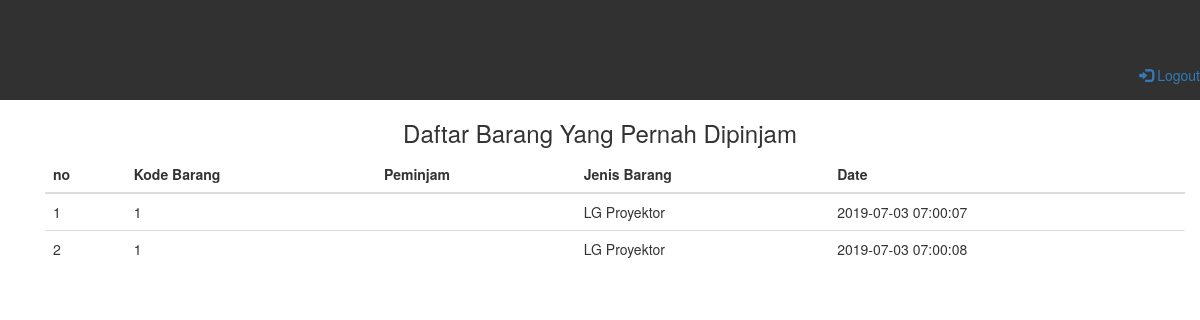
/history.php, run on an earlier commit of the app's database.
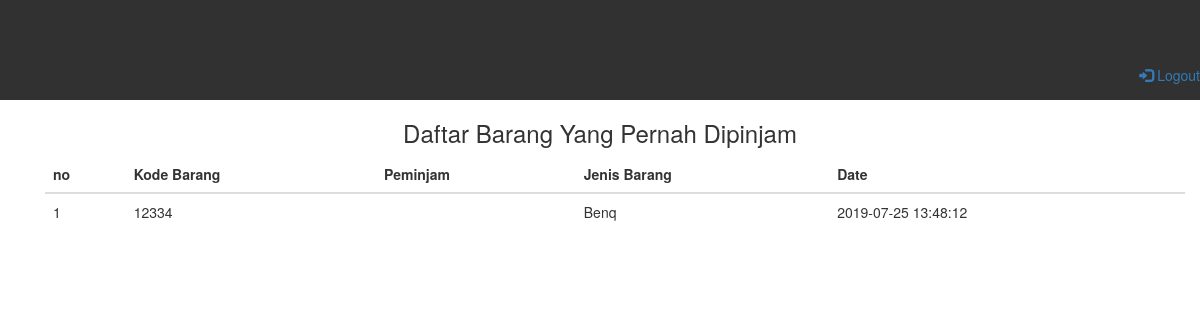
And on a later commit of the database.
### tables this page shows
CREATE TABLE `history` (
  `id_history` int(11) NOT NULL,
  `username` varchar(10) NOT NULL,
  `kode_barang` int(10) NOT NULL,
  `date` datetime NOT NULL
);

CREATE TABLE `alat` (
  `no` int(100) NOT NULL,
  `kode_barang` int(10) NOT NULL,
  `nama_barang` varchar(20) NOT NULL,
  `jenis_barang` varchar(20) NOT NULL
);

### history.php (the view, shortened to what this page needs)
<?php
include  'database.php';
 ?>
<!DOCTYPE html>
<html>
<head>
	<link rel="stylesheet" type="text/css" href="assets/addons/bootstrap-3.3.7/css/bootstrap.min.css">
	<link rel="stylesheet" type="text/css" href="assets/css/style.css">
</head>
<body>
<div class="nav" id="navigasi">
	<ul class="nav navbar-nav navbar-right">
		<li><a href="logout.php"><span class="glyphicon glyphicon-log-in"></span> Logout</a></li>
	</ul>
</div>
<div class="container">
	<h3 align="center">Daftar Barang Yang Pernah Dipinjam</h3>
<div class="container">
		<table class="table">
			<thead>
				<tr>
					<th>no</th>
					<th>Kode Barang</th>
					<th> Peminjam </th>
					<th>Jenis Barang</th>
					<th>Date</th>
				</tr>
			</thead>
			<tbody>
			<?php
				$query = 'select alat.kode_barang, alat.nama_barang,alat.jenis_barang,date from alat INNER JOIN history where alat.kode_barang= history.kode_barang';
				$result = mysqli_query($connection, $query);
				$no = 1;
				while ($data = mysqli_fetch_array($result))
			 	{ ?>
			 	<tr>
					<td> <?php echo $no;  ?>	</td>
					<td> <?php echo $data['kode_barang'] ?>	</td>
					<td> <?php echo $_SESSION['username']?></a>
					<td> <?php echo $data['nama_barang'] ?>	</td>
					<td> <?php echo $data['date'] ?></td>
				</tr>
			<?php $no++; 	}
			 ?>
			</tbody>
		</table>
</div>
</div>
</body>
</html>

What changed in the data, as far as the page shows it:
no longer on this page (row unchanged): history: kode_barang.kode_barang "1", kode_barang.nama_barang "LG Proyektor", date "2019-07-03 07:00:07"
no longer on this page (row unchanged): history: kode_barang.kode_barang "1", kode_barang.nama_barang "LG Proyektor", date "2019-07-03 07:00:08"
added history: kode_barang.kode_barang "12334", kode_barang.nama_barang "Benq", date "2019-07-25 13:48:12"
